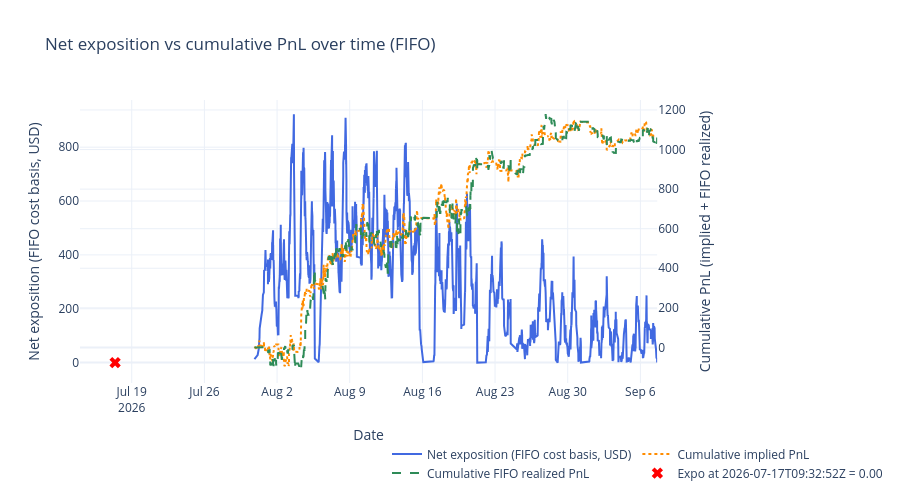

The notebook cell this image was saved under:
### Code cell
# # Net exposition over time using FIFO cost basis, with resolution resets at lastTradeAt

# # Optional: filter to specific contracts for investigation
# # Set to None to compute over all contracts (default).
# # Examples:
CONTRACT_FILTER = None # {'0xd86a816093fcd0a0e1ca440bc5ce199bd3c5a8d6139e044b076958164f8c5423'} 
# FAST_DELAY_S = 300
TARGET_TS = "2026-07-17T09:32:52Z"

# Load summaries for resolution proxy
with open(BACKTEST_DIR / "summaries.json") as f:
    _summaries = pd.DataFrame(json.load(f))
_summaries['lastTradeAt'] = pd.to_datetime(_summaries['lastTradeAt'], format='mixed', utc=True)
_resolved_at = dict(zip(_summaries['conditionId'], _summaries['lastTradeAt']))

# Derive settlement price per (condition_id, token_id) from implied_pnl
# A single condition can have Yes/No tokens with opposite settlements (0 vs 1)
_settlement = {}
for (_cid, _tid), _fg in wallet_all.groupby(['condition_id', 'token_id']):
    _r = _fg.iloc[0]
    _s = _r['implied_pnl'] / _r['fill_quantity'] + _r['order_price'] if _r['order_side'] == 'BUY' else _r['order_price'] - _r['implied_pnl'] / _r['fill_quantity']
    _settlement[(_cid, _tid)] = round(_s)

# Per-contract FIFO exposure at each fill timestamp
expo_parts = []
for cid, grp in wallet_all.sort_values('dt').groupby('condition_id'):
    if CONTRACT_FILTER is not None and cid not in CONTRACT_FILTER:
        continue
    grp = grp.sort_values('dt')
    long_q = []
    short_q = []
    realized_pnl = 0.0
    buy_vol_acc = 0.0
    sell_vol_acc = 0.0
    rows = []
    for _, row in grp.iterrows():
        qty = row['fill_quantity']
        price = row['order_price']
        if row['order_side'] == 'BUY':
            buy_vol_acc += qty * price
            remaining = qty
            while remaining > 0 and short_q:
                avail, p, _tid_sq = short_q[0]
                match = min(remaining, avail)
                realized_pnl += match * (p - price)
                remaining -= match
                if match == avail:
                    short_q.pop(0)
                else:
                    short_q[0] = (avail - match, p, _tid_sq)
            if remaining > 0:
                long_q.append((remaining, price, row['token_id']))
        else:
            sell_vol_acc += qty * price
            remaining = qty
            while remaining > 0 and long_q:
                avail, p, _tid_lq = long_q[0]
                match = min(remaining, avail)
                realized_pnl += match * (price - p)
                remaining -= match
                if match == avail:
                    long_q.pop(0)
                else:
                    long_q[0] = (avail - match, p, _tid_lq)
            if remaining > 0:
                short_q.append((remaining, price, row['token_id']))

        exposure = sum(q * p for q, p, _ in long_q) + sum(q * p for q, p, _ in short_q)
        if exposure < 0:
            exposure = 0.0
        if cid in _resolved_at and row['dt'] >= _resolved_at[cid]:
            exposure = 0.0
        rows.append({'condition_id': cid, 'dt': row['dt'], 'exposition': exposure, 'cum_realized_pnl': realized_pnl})

    expo_parts.append(pd.DataFrame(rows))

    # Settle remaining position at resolution and reset exposition to 0
    if cid in _resolved_at:
        for q, p, tid in long_q:
            realized_pnl += q * (_settlement.get((cid, tid), 0.0) - p)
        for q, p, tid in short_q:
            realized_pnl += q * (p - _settlement.get((cid, tid), 0.0))
        expo_parts.append(pd.DataFrame([{'condition_id': cid, 'dt': _resolved_at[cid], 'exposition': 0.0, 'cum_realized_pnl': realized_pnl}]))

expo_all = pd.concat(expo_parts, ignore_index=True) if expo_parts else pd.DataFrame(
    columns=['condition_id', 'dt', 'exposition']
)

# Per-contract validation breakdown
if not expo_all.empty:
    _last_per_cid = expo_all.groupby('condition_id')['exposition'].last().reset_index()
    _last_per_cid.columns = ['condition_id', 'exposition']
    _active = _last_per_cid[_last_per_cid['exposition'] > 0].sort_values('exposition', ascending=False)
    print(f"=== Per-contract exposition breakdown{" (filtered)" if CONTRACT_FILTER is not None else ""} ===")
    print(_active.to_string(index=False))
    print(f"\nContracts with exposition > 0: {len(_active)}")
    print(f"Sum of per-contract exposition: {_active['exposition'].sum():.2f}")

# Aggregate across all contracts at each timestamp
# Forward-fill each contract's exposition then sum across contracts
# Each contract's exposition persists until its next fill or resolution
_expo_sorted = expo_all.sort_values(['condition_id', 'dt'])
_expo_sorted['_delta'] = _expo_sorted.groupby('condition_id')['exposition'].diff()
_first_idx = _expo_sorted.groupby('condition_id').head(1).index
_expo_sorted.loc[_first_idx, '_delta'] = _expo_sorted.loc[_first_idx, 'exposition']
ts = _expo_sorted.groupby('dt', as_index=False)['_delta'].sum().sort_values('dt')
ts['exposition'] = ts['_delta'].cumsum()
ts = ts.drop(columns=['_delta'])

# Aggregate FIFO realized PnL across contracts (same diff/cumsum pattern)
_expo_sorted['_rpnl_delta'] = _expo_sorted.groupby('condition_id')['cum_realized_pnl'].diff()
_expo_sorted.loc[_first_idx, '_rpnl_delta'] = _expo_sorted.loc[_first_idx, 'cum_realized_pnl']
_rpnl_ts = _expo_sorted.groupby('dt', as_index=False)['_rpnl_delta'].sum().sort_values('dt')
_rpnl_ts['cum_realized_pnl'] = _rpnl_ts['_rpnl_delta'].cumsum()
_rpnl_ts = _rpnl_ts.drop(columns=['_rpnl_delta'])
ts = ts.merge(_rpnl_ts[['dt', 'cum_realized_pnl']], on='dt', how='outer').sort_values('dt')
ts['exposition'] = ts['exposition'].ffill().fillna(0.0)
ts['cum_realized_pnl'] = ts['cum_realized_pnl'].ffill().fillna(0.0)

if not ts.empty:
    print(f"Aggregate exposition (from ts sum): {ts['exposition'].iloc[-1]:.2f}")
    print(f"Aggregate FIFO realized PnL: {ts['cum_realized_pnl'].iloc[-1]:.2f}")

# Cumulative PnL on secondary axis for comparison
_pnl_df = wallet_all if CONTRACT_FILTER is None else wallet_all[wallet_all['condition_id'].isin(CONTRACT_FILTER)]
pnl_ts = _pnl_df.groupby('dt', as_index=False)['implied_pnl'].sum().sort_values('dt')
pnl_ts['cum_pnl'] = pnl_ts['implied_pnl'].cumsum()

# Cumulative PnL for fills with <= 10 min delay
# _fast_pnl_df = _pnl_df[_pnl_df['delay_s'] <= FAST_DELAY_S]
# fast_pnl_ts = _fast_pnl_df.groupby('dt', as_index=False)['implied_pnl'].sum().sort_values('dt')
# fast_pnl_ts['cum_pnl_fast'] = fast_pnl_ts['implied_pnl'].cumsum()

# Compute exact snapshot exposure at TARGET_TS for marker overlay
cutoff = pd.Timestamp(TARGET_TS, tz='UTC')
snap_df = wallet_all[wallet_all['dt'] <= cutoff].copy()
expo_parts_snap = []
for cid, grp in snap_df.sort_values('dt').groupby('condition_id'):
    if CONTRACT_FILTER is not None and cid not in CONTRACT_FILTER:
        continue
    if cid in _resolved_at and _resolved_at[cid] <= cutoff:
        continue
    long_q = []
    short_q = []
    realized_pnl = 0.0
    buy_vol = 0.0
    sell_vol = 0.0
    for _, row in grp.iterrows():
        qty = row['fill_quantity']
        price = row['order_price']
        if row['order_side'] == 'BUY':
            buy_vol += qty * price
            remaining = qty
            while remaining > 0 and short_q:
                avail, p, _tid_sq = short_q[0]
                match = min(remaining, avail)
                realized_pnl += match * (price - p)
                remaining -= match
                if match == avail:
                    short_q.pop(0)
                else:
                    short_q[0] = (avail - match, p, _tid_sq)
            if remaining > 0:
                long_q.append((remaining, price, row['token_id']))
        else:
            sell_vol += qty * price
            remaining = qty
            while remaining > 0 and long_q:
                avail, p, _tid_lq = long_q[0]
                match = min(remaining, avail)
                realized_pnl += match * (p - price)
                remaining -= match
                if match == avail:
                    long_q.pop(0)
                else:
                    long_q[0] = (avail - match, p, _tid_lq)
            if remaining > 0:
                short_q.append((remaining, price, row['token_id']))
    exposure = sum(q * p for q, p, _ in long_q) + sum(q * p for q, p, _ in short_q)
    if exposure < 0:
        exposure = 0.0
    expo_parts_snap.append(exposure)
snap = sum(expo_parts_snap)
ts = pd.concat([ts, pd.DataFrame([{'dt': cutoff, 'exposition': snap}])], ignore_index=True).sort_values('dt').drop_duplicates('dt')
ts['cum_realized_pnl'] = ts['cum_realized_pnl'].ffill().fillna(0.0)

# Clip to the fills period (extend end to include resolution timestamps)
fill_start = wallet_all['dt'].min()
fill_end = max(wallet_all['dt'].max(), max(_resolved_at.values()))
ts = ts[(ts['dt'] >= fill_start) & (ts['dt'] <= fill_end)]
pnl_ts = pnl_ts[(pnl_ts['dt'] >= fill_start) & (pnl_ts['dt'] <= fill_end)]
# fast_pnl_ts = fast_pnl_ts[(fast_pnl_ts['dt'] >= fill_start) & (fast_pnl_ts['dt'] <= fill_end)]

fig_ntl = make_subplots(specs=[[{'secondary_y': True}]])

fig_ntl.add_trace(go.Scatter(
    x=ts['dt'], y=ts['exposition'],
    mode='lines', name='Net exposition (FIFO cost basis, USD)',
    line=dict(color='royalblue', width=2),
), secondary_y=False)

fig_ntl.add_trace(go.Scatter(
    x=pnl_ts['dt'], y=pnl_ts['cum_pnl'],
    mode='lines', name='Cumulative implied PnL',
    line=dict(color='darkorange', width=2, dash='dot'),
), secondary_y=True)

fig_ntl.add_trace(go.Scatter(
    x=ts['dt'], y=ts['cum_realized_pnl'],
    mode='lines', name='Cumulative FIFO realized PnL',
    line=dict(color='seagreen', width=2, dash='dash'),
), secondary_y=True)

# fig_ntl.add_trace(go.Scatter(
#     x=fast_pnl_ts['dt'], y=fast_pnl_ts['cum_pnl_fast'],
#     mode='lines', name=f'Cumulative PnL (delay <= {FAST_DELAY_S // 60}m)',
#     line=dict(color='mediumpurple', width=2, dash='dashdot'),
# ), secondary_y=True)

fig_ntl.add_trace(go.Scatter(
    x=[cutoff], y=[snap],
    mode='markers', name=f'Expo at {TARGET_TS} = {snap:.2f}',
    marker=dict(color='red', size=10, symbol='x'),
), secondary_y=False)

fig_ntl.update_layout(
    title='Net exposition vs cumulative PnL over time (FIFO)',
    template='plotly_white', height=500,
    legend=dict(x=0.5, y=-0.2, orientation='h'),
)
fig_ntl.update_xaxes(title='Date')
fig_ntl.update_yaxes(title='Net exposition (FIFO cost basis, USD)', secondary_y=False)
fig_ntl.update_yaxes(title='Cumulative PnL (implied + FIFO realized)', secondary_y=True)
fig_ntl.show()

### Figure 1 — Plotly figure (JSON) as saved in the notebook; plotly's stock layout.template omitted (floating-point values rounded to 4 significant figures; data arrays with more than 128 entries replaced by an {"elided": "..."} marker saying what was removed)
{"data": [{"line": {"color": "royalblue", "width": 2}, "mode": "lines", "name": "Net exposition (FIFO cost basis, USD)", "type": "scatter", "x": {"elided": "6620 str values"}, "xaxis": "x", "y": {"elided": "6620 float values"}, "yaxis": "y"}, {"line": {"color": "darkorange", "dash": "dot", "width": 2}, "mode": "lines", "name": "Cumulative implied PnL", "type": "scatter", "x": {"elided": "4967 str values"}, "xaxis": "x", "y": {"elided": "4967 float values"}, "yaxis": "y2"}, {"line": {"color": "seagreen", "dash": "dash", "width": 2}, "mode": "lines", "name": "Cumulative FIFO realized PnL", "type": "scatter", "x": {"elided": "6620 str values"}, "xaxis": "x", "y": {"elided": "6620 float values"}, "yaxis": "y2"}, {"marker": {"color": "red", "size": 10, "symbol": "x"}, "mode": "markers", "name": "Expo at 2026-07-17T09:32:52Z = 0.00", "type": "scatter", "x": ["2026-07-17T09:32:52+00:00"], "xaxis": "x", "y": [0], "yaxis": "y"}], "layout": {"height": 500, "legend": {"orientation": "h", "x": 0.5, "y": -0.2}, "title": {"text": "Net exposition vs cumulative PnL over time (FIFO)"}, "xaxis": {"anchor": "y", "domain": [0, 0.94], "title": {"text": "Date"}}, "yaxis": {"anchor": "x", "domain": [0, 1], "title": {"text": "Net exposition (FIFO cost basis, USD)"}}, "yaxis2": {"anchor": "x", "overlaying": "y", "side": "right", "title": {"text": "Cumulative PnL (implied + FIFO realized)"}}}}
